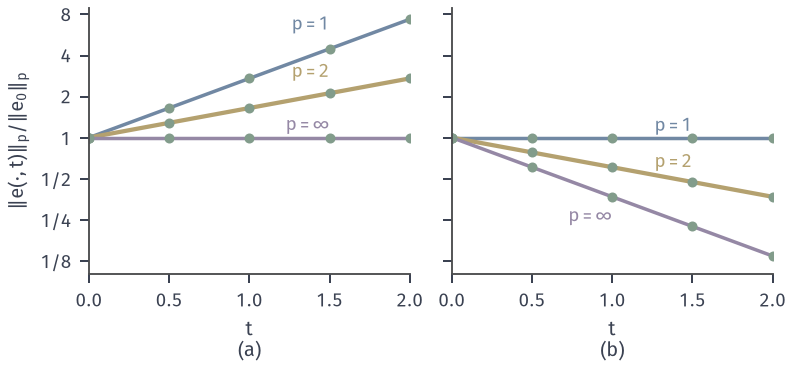

Write Python code to recreate this figure.
# Target: L^p growth of data errors under v=x: scalar field vs density.
from pathlib import Path
import sys
sys.path.insert(0, str(Path(__file__).resolve().parents[1]/'transp-common'))
from transp_common import *
fig,(a,b)=figure(112,52,ncols=2,sharey=True)
t=np.linspace(0,2,200); xq=np.linspace(0,60,240001); dx=xq[1]-xq[0]
ps=[(1,BLUE),(2,YELLOW)]
def norm(f,p): return (np.max(np.abs(f)) if p==np.inf else ((np.abs(f)**p).sum()*dx)**(1/p))
e0=tent(xq,1,1); N={p:norm(e0,p) for p in (1,2,np.inf)}
pts=np.array([0,.5,1,1.5,2.])
for p,c in ps+[(np.inf,PURPLE)]:
    ex=0 if p==np.inf else 1/p
    a.plot(t,np.exp(ex*t),color=c,lw=1.7 if c==YELLOW else 1.4)
    a.plot(pts,[norm(tent(xq*np.exp(-s),1,1),p)/N[p] for s in pts],'o',color=GREEN,ms=3)
    exr=0 if p==1 else -(1-(0 if p==np.inf else 1/p))
    b.plot(t,np.exp(exr*t),color=c,lw=1.7 if c==YELLOW else 1.4)
    b.plot(pts,[norm(np.exp(-s)*tent(xq*np.exp(-s),1,1),p)/N[p] for s in pts],'o',color=GREEN,ms=3)
a.set_yscale('log',base=2); a.set_yticks([.125,.25,.5,1,2,4,8],['$1/8$','$1/4$','$1/2$','$1$','$2$','$4$','$8$']); a.minorticks_off()
a.text(1.5,6.2,'$p=1$',color=BLUE,ha='right',fontsize=7.5); a.text(1.5,2.75,'$p=2$',color=YELLOW,ha='right',fontsize=7.5); a.text(1.5,1.12,'$p=\\infty$',color=PURPLE,ha='right',fontsize=7.5)
b.text(1.5,1.12,'$p=1$',color=BLUE,ha='right',fontsize=7.5); b.text(1.5,.6,'$p=2$',color=YELLOW,ha='right',fontsize=7.5); b.text(1.0,.24,'$p=\\infty$',color=PURPLE,ha='right',fontsize=7.5)
a.set_xlim(0,2); b.set_xlim(0,2); a.set_ylim(.1,9)
tail(a,'$t$','(a)','$\\Vert e(\\cdot,t)\\Vert_p/\\Vert e_0\\Vert_p$'); tail(b,'$t$','(b)')
save(fig,Path(__file__).resolve().parent,'figure',{'u':'exp(t/p)','rho':'exp(-(1-1/p) t)'})
